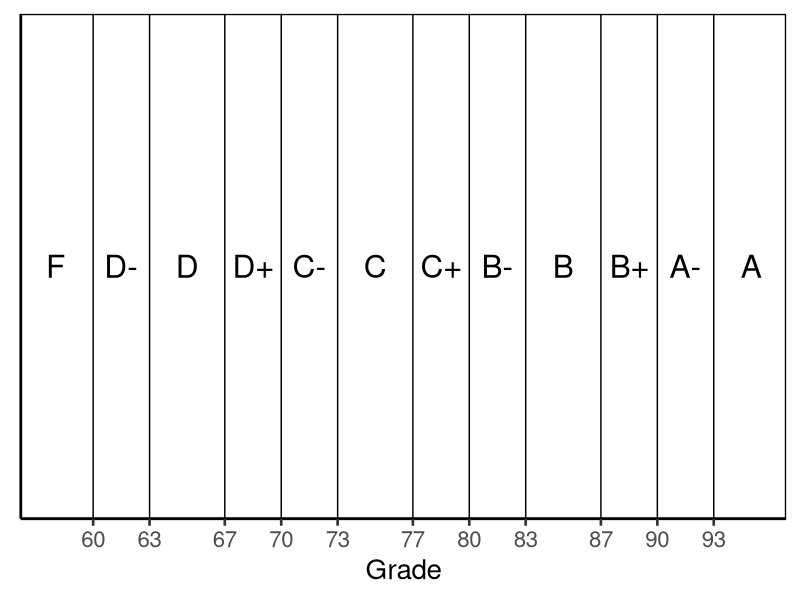

Source code (R): (Note: this script raises an error after producing the figure.)
## ---- chunk 1
library(knitr)
opts_chunk$set(echo=FALSE, results = "asis", message = FALSE, warning = FALSE, out.width = "100%")

library(tidyverse)
library(xtable)
library(kableExtra)

# xtable options
options(xtable.comment = FALSE)

# ggplot global options
theme_set(theme_classic(base_size = 20))
## ---- chunk 2
assignments = data.frame(
  Assignment = c("Quizzes (5)", "News Reports (5)", "Participation", "Final Exam"),
  Percentage = c("40%", "40%", "20%", "30% of final grade")
)

assignments %>% 
  kbl(booktabs = TRUE) %>% 
  kable_styling(position = "center", latex_options = c("striped", "hold_position"))
## ---- chunk 3
grading = data.frame(
  Grade = c("A", "A-", "B+", "B", "B-", "C+", "C", "C-", "D+", "D", "D-", "F"),
  Percentage = c(93, 90, 87, 83, 80, 77, 73, 70, 67, 63, 60, NA),
  position = c(95, 91.5, 88.5, 85, 81.5, 78.5, 75, 71.5, 68.5, 65, 61.5, 58)
)

ggplot(grading) +
  aes(x = 58:100, label = Grade) +
  geom_vline(xintercept = grading$Percentage) +
  geom_text(aes(x = position, y = 1), size = 8) +
  scale_x_continuous(breaks = grading$Percentage) +
  labs(x = "Grade") +
  theme(panel.border = element_rect(colour = "black", fill=NA),
        axis.title.y = element_blank(),
        axis.text.y = element_blank(),
        axis.ticks.y = element_blank())
## ---- chunk 4
dates = data.frame(
  Assignment = c("News Report 1", "Quiz 1", "Fall Break (NO CLASS)", 
                 "News Report 2", "Quiz 2",
                 "News Report 3", "Quiz 3",
                 "News Report 4", "Thanksgiving Break (NO CLASS)", "Quiz 4",
                 "News Report 5", "Quiz 5", "Final Exam Due"),
  Date = c("September 24", "October 1", "October 4-8", "October 15", "October 22", "October 29", "November 5", "November 12", "November 22-26", "December 3",
           "December 10", "December 17", "December 21")
)

dates %>% 
  kbl(booktabs = TRUE) %>% 
  kable_styling(position = "center", latex_options = c("striped", "hold_position"))
## ---- chunk 5
include_graphics("figs/title_ix.png")
## ---- chunk 6
include_graphics("figs/emergency.png")
